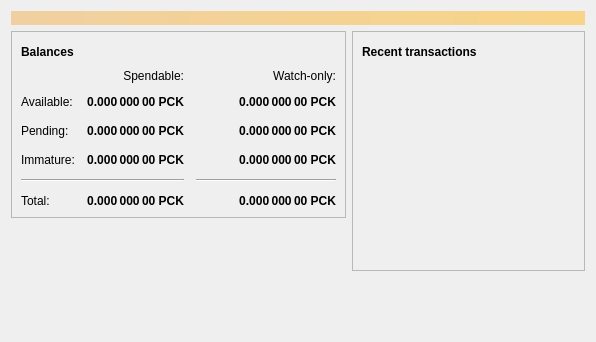
<?xml version="1.0" encoding="UTF-8"?>
<ui version="4.0">
 <class>OverviewPage</class>
 <widget class="QWidget" name="OverviewPage">
  <property name="geometry">
   <rect>
    <x>0</x>
    <y>0</y>
    <width>596</width>
    <height>342</height>
   </rect>
  </property>
  <property name="windowTitle">
   <string>Form</string>
  </property>
  <layout class="QVBoxLayout" name="topLayout">
   <item>
    <widget class="QLabel" name="labelAlerts">
     <property name="visible">
      <bool>false</bool>
     </property>
     <property name="styleSheet">
      <string notr="true">QLabel { background-color: qlineargradient(x1: 0, y1: 0, x2: 1, y2: 0, stop:0 #F0D0A0, stop:1 #F8D488); color:#000000; }</string>
     </property>
     <property name="wordWrap">
      <bool>true</bool>
     </property>
     <property name="margin">
      <number>3</number>
     </property>
     <property name="textInteractionFlags">
      <set>Qt::TextSelectableByMouse</set>
     </property>
    </widget>
   </item>
   <item>
    <layout class="QHBoxLayout" name="horizontalLayout" stretch="1,1">
     <item>
      <layout class="QVBoxLayout" name="verticalLayout_2">
       <item>
        <widget class="QFrame" name="frame">
         <property name="frameShape">
          <enum>QFrame::StyledPanel</enum>
         </property>
         <property name="frameShadow">
          <enum>QFrame::Raised</enum>
         </property>
         <layout class="QVBoxLayout" name="verticalLayout_4">
          <item>
           <layout class="QHBoxLayout" name="horizontalLayout_4">
            <item>
             <widget class="QLabel" name="label_5">
              <property name="font">
               <font>
                <weight>75</weight>
                <bold>true</bold>
               </font>
              </property>
              <property name="text">
               <string>Balances</string>
              </property>
             </widget>
            </item>
            <item>
             <widget class="QPushButton" name="labelWalletStatus">
              <property name="enabled">
               <bool>true</bool>
              </property>
              <property name="maximumSize">
               <size>
                <width>30</width>
                <height>16777215</height>
               </size>
              </property>
              <property name="toolTip">
               <string>The displayed information may be out of date. Your wallet automatically synchronizes with the PickleProtocol network after a connection is established, but this process has not completed yet.</string>
              </property>
              <property name="text">
               <string/>
              </property>
              <property name="icon">
               <iconset resource="../bitcoin.qrc">
                <normaloff>:/icons/warning</normaloff>
                <disabledoff>:/icons/warning</disabledoff>:/icons/warning</iconset>
              </property>
              <property name="iconSize">
               <size>
                <width>24</width>
                <height>24</height>
               </size>
              </property>
              <property name="flat">
               <bool>true</bool>
              </property>
             </widget>
            </item>
            <item>
             <spacer name="horizontalSpacer_3">
              <property name="orientation">
               <enum>Qt::Horizontal</enum>
              </property>
              <property name="sizeHint" stdset="0">
               <size>
                <width>40</width>
                <height>20</height>
               </size>
              </property>
             </spacer>
            </item>
           </layout>
          </item>
          <item>
           <layout class="QGridLayout" name="gridLayout">
            <property name="spacing">
             <number>12</number>
            </property>
            <item row="2" column="2">
             <widget class="QLabel" name="labelWatchPending">
              <property name="font">
               <font>
                <weight>75</weight>
                <bold>true</bold>
               </font>
              </property>
              <property name="cursor">
               <cursorShape>IBeamCursor</cursorShape>
              </property>
              <property name="toolTip">
               <string>Unconfirmed transactions to watch-only addresses</string>
              </property>
              <property name="text">
               <string notr="true">0.000 000 00 PCK</string>
              </property>
              <property name="alignment">
               <set>Qt::AlignRight|Qt::AlignTrailing|Qt::AlignVCenter</set>
              </property>
              <property name="textInteractionFlags">
               <set>Qt::LinksAccessibleByMouse|Qt::TextSelectableByKeyboard|Qt::TextSelectableByMouse</set>
              </property>
             </widget>
            </item>
            <item row="2" column="1">
             <widget class="QLabel" name="labelUnconfirmed">
              <property name="font">
               <font>
                <weight>75</weight>
                <bold>true</bold>
               </font>
              </property>
              <property name="cursor">
               <cursorShape>IBeamCursor</cursorShape>
              </property>
              <property name="toolTip">
               <string>Total of transactions that have yet to be confirmed, and do not yet count toward the spendable balance</string>
              </property>
              <property name="text">
               <string notr="true">0.000 000 00 PCK</string>
              </property>
              <property name="alignment">
               <set>Qt::AlignRight|Qt::AlignTrailing|Qt::AlignVCenter</set>
              </property>
              <property name="textInteractionFlags">
               <set>Qt::LinksAccessibleByMouse|Qt::TextSelectableByKeyboard|Qt::TextSelectableByMouse</set>
              </property>
             </widget>
            </item>
            <item row="3" column="2">
             <widget class="QLabel" name="labelWatchImmature">
              <property name="font">
               <font>
                <weight>75</weight>
                <bold>true</bold>
               </font>
              </property>
              <property name="cursor">
               <cursorShape>IBeamCursor</cursorShape>
              </property>
              <property name="toolTip">
               <string>Mined balance in watch-only addresses that has not yet matured</string>
              </property>
              <property name="text">
               <string notr="true">0.000 000 00 PCK</string>
              </property>
              <property name="alignment">
               <set>Qt::AlignRight|Qt::AlignTrailing|Qt::AlignVCenter</set>
              </property>
              <property name="textInteractionFlags">
               <set>Qt::LinksAccessibleByMouse|Qt::TextSelectableByKeyboard|Qt::TextSelectableByMouse</set>
              </property>
             </widget>
            </item>
            <item row="4" column="0" colspan="2">
             <widget class="Line" name="line">
              <property name="orientation">
               <enum>Qt::Horizontal</enum>
              </property>
             </widget>
            </item>
            <item row="4" column="2">
             <widget class="Line" name="lineWatchBalance">
              <property name="sizePolicy">
               <sizepolicy hsizetype="Preferred" vsizetype="Fixed">
                <horstretch>0</horstretch>
                <verstretch>0</verstretch>
               </sizepolicy>
              </property>
              <property name="minimumSize">
               <size>
                <width>140</width>
                <height>0</height>
               </size>
              </property>
              <property name="orientation">
               <enum>Qt::Horizontal</enum>
              </property>
             </widget>
            </item>
            <item row="5" column="0">
             <widget class="QLabel" name="labelTotalText">
              <property name="text">
               <string>Total:</string>
              </property>
             </widget>
            </item>
            <item row="3" column="1">
             <widget class="QLabel" name="labelImmature">
              <property name="font">
               <font>
                <weight>75</weight>
                <bold>true</bold>
               </font>
              </property>
              <property name="cursor">
               <cursorShape>IBeamCursor</cursorShape>
              </property>
              <property name="toolTip">
               <string>Mined balance that has not yet matured</string>
              </property>
              <property name="text">
               <string notr="true">0.000 000 00 PCK</string>
              </property>
              <property name="alignment">
               <set>Qt::AlignRight|Qt::AlignTrailing|Qt::AlignVCenter</set>
              </property>
              <property name="textInteractionFlags">
               <set>Qt::LinksAccessibleByMouse|Qt::TextSelectableByKeyboard|Qt::TextSelectableByMouse</set>
              </property>
             </widget>
            </item>
            <item row="2" column="3">
             <spacer name="horizontalSpacer_2">
              <property name="orientation">
               <enum>Qt::Horizontal</enum>
              </property>
              <property name="sizeHint" stdset="0">
               <size>
                <width>40</width>
                <height>20</height>
               </size>
              </property>
             </spacer>
            </item>
            <item row="3" column="0">
             <widget class="QLabel" name="labelImmatureText">
              <property name="text">
               <string>Immature:</string>
              </property>
             </widget>
            </item>
            <item row="5" column="1">
             <widget class="QLabel" name="labelTotal">
              <property name="font">
               <font>
                <weight>75</weight>
                <bold>true</bold>
               </font>
              </property>
              <property name="cursor">
               <cursorShape>IBeamCursor</cursorShape>
              </property>
              <property name="toolTip">
               <string>Your current total balance</string>
              </property>
              <property name="text">
               <string notr="true">0.000 000 00 PCK</string>
              </property>
              <property name="alignment">
               <set>Qt::AlignRight|Qt::AlignTrailing|Qt::AlignVCenter</set>
              </property>
              <property name="textInteractionFlags">
               <set>Qt::LinksAccessibleByMouse|Qt::TextSelectableByKeyboard|Qt::TextSelectableByMouse</set>
              </property>
             </widget>
            </item>
            <item row="5" column="2">
             <widget class="QLabel" name="labelWatchTotal">
              <property name="font">
               <font>
                <weight>75</weight>
                <bold>true</bold>
               </font>
              </property>
              <property name="cursor">
               <cursorShape>IBeamCursor</cursorShape>
              </property>
              <property name="toolTip">
               <string>Current total balance in watch-only addresses</string>
              </property>
              <property name="text">
               <string notr="true">0.000 000 00 PCK</string>
              </property>
              <property name="alignment">
               <set>Qt::AlignRight|Qt::AlignTrailing|Qt::AlignVCenter</set>
              </property>
              <property name="textInteractionFlags">
               <set>Qt::LinksAccessibleByMouse|Qt::TextSelectableByKeyboard|Qt::TextSelectableByMouse</set>
              </property>
             </widget>
            </item>
            <item row="0" column="2">
             <widget class="QLabel" name="labelWatchonly">
              <property name="text">
               <string>Watch-only:</string>
              </property>
              <property name="alignment">
               <set>Qt::AlignRight|Qt::AlignTrailing|Qt::AlignVCenter</set>
              </property>
             </widget>
            </item>
            <item row="1" column="0">
             <widget class="QLabel" name="labelBalanceText">
              <property name="text">
               <string>Available:</string>
              </property>
             </widget>
            </item>
            <item row="1" column="1">
             <widget class="QLabel" name="labelBalance">
              <property name="font">
               <font>
                <weight>75</weight>
                <bold>true</bold>
               </font>
              </property>
              <property name="cursor">
               <cursorShape>IBeamCursor</cursorShape>
              </property>
              <property name="toolTip">
               <string>Your current spendable balance</string>
              </property>
              <property name="text">
               <string notr="true">0.000 000 00 PCK</string>
              </property>
              <property name="alignment">
               <set>Qt::AlignRight|Qt::AlignTrailing|Qt::AlignVCenter</set>
              </property>
              <property name="textInteractionFlags">
               <set>Qt::LinksAccessibleByMouse|Qt::TextSelectableByKeyboard|Qt::TextSelectableByMouse</set>
              </property>
             </widget>
            </item>
            <item row="1" column="2">
             <widget class="QLabel" name="labelWatchAvailable">
              <property name="font">
               <font>
                <weight>75</weight>
                <bold>true</bold>
               </font>
              </property>
              <property name="cursor">
               <cursorShape>IBeamCursor</cursorShape>
              </property>
              <property name="toolTip">
               <string>Your current balance in watch-only addresses</string>
              </property>
              <property name="text">
               <string notr="true">0.000 000 00 PCK</string>
              </property>
              <property name="alignment">
               <set>Qt::AlignRight|Qt::AlignTrailing|Qt::AlignVCenter</set>
              </property>
              <property name="textInteractionFlags">
               <set>Qt::LinksAccessibleByMouse|Qt::TextSelectableByKeyboard|Qt::TextSelectableByMouse</set>
              </property>
             </widget>
            </item>
            <item row="2" column="0">
             <widget class="QLabel" name="labelPendingText">
              <property name="text">
               <string>Pending:</string>
              </property>
             </widget>
            </item>
            <item row="0" column="1">
             <widget class="QLabel" name="labelSpendable">
              <property name="text">
               <string>Spendable:</string>
              </property>
              <property name="alignment">
               <set>Qt::AlignRight|Qt::AlignTrailing|Qt::AlignVCenter</set>
              </property>
             </widget>
            </item>
           </layout>
          </item>
         </layout>
        </widget>
       </item>
       <item>
        <spacer name="verticalSpacer">
         <property name="orientation">
          <enum>Qt::Vertical</enum>
         </property>
         <property name="sizeHint" stdset="0">
          <size>
           <width>20</width>
           <height>40</height>
          </size>
         </property>
        </spacer>
       </item>
      </layout>
     </item>
     <item>
      <layout class="QVBoxLayout" name="verticalLayout_3">
       <item>
        <widget class="QFrame" name="frame_2">
         <property name="frameShape">
          <enum>QFrame::StyledPanel</enum>
         </property>
         <property name="frameShadow">
          <enum>QFrame::Raised</enum>
         </property>
         <layout class="QVBoxLayout" name="verticalLayout">
          <item>
           <layout class="QHBoxLayout" name="horizontalLayout_2">
            <item>
             <widget class="QLabel" name="label_4">
              <property name="font">
               <font>
                <weight>75</weight>
                <bold>true</bold>
               </font>
              </property>
              <property name="text">
               <string>Recent transactions</string>
              </property>
             </widget>
            </item>
            <item>
             <widget class="QPushButton" name="labelTransactionsStatus">
              <property name="enabled">
               <bool>true</bool>
              </property>
              <property name="maximumSize">
               <size>
                <width>30</width>
                <height>16777215</height>
               </size>
              </property>
              <property name="toolTip">
               <string>The displayed information may be out of date. Your wallet automatically synchronizes with the PickleProtocol network after a connection is established, but this process has not completed yet.</string>
              </property>
              <property name="text">
               <string/>
              </property>
              <property name="icon">
               <iconset resource="../bitcoin.qrc">
                <normaloff>:/icons/warning</normaloff>
                <disabledoff>:/icons/warning</disabledoff>:/icons/warning</iconset>
              </property>
              <property name="iconSize">
               <size>
                <width>24</width>
                <height>24</height>
               </size>
              </property>
              <property name="flat">
               <bool>true</bool>
              </property>
             </widget>
            </item>
            <item>
             <spacer name="horizontalSpacer">
              <property name="orientation">
               <enum>Qt::Horizontal</enum>
              </property>
              <property name="sizeHint" stdset="0">
               <size>
                <width>40</width>
                <height>20</height>
               </size>
              </property>
             </spacer>
            </item>
           </layout>
          </item>
          <item>
           <widget class="QListView" name="listTransactions">
            <property name="styleSheet">
             <string notr="true">QListView { background: transparent; }</string>
            </property>
            <property name="frameShape">
             <enum>QFrame::NoFrame</enum>
            </property>
            <property name="verticalScrollBarPolicy">
             <enum>Qt::ScrollBarAlwaysOff</enum>
            </property>
            <property name="horizontalScrollBarPolicy">
             <enum>Qt::ScrollBarAlwaysOff</enum>
            </property>
            <property name="selectionMode">
             <enum>QAbstractItemView::NoSelection</enum>
            </property>
           </widget>
          </item>
         </layout>
        </widget>
       </item>
       <item>
        <spacer name="verticalSpacer_2">
         <property name="orientation">
          <enum>Qt::Vertical</enum>
         </property>
         <property name="sizeHint" stdset="0">
          <size>
           <width>20</width>
           <height>40</height>
          </size>
         </property>
        </spacer>
       </item>
      </layout>
     </item>
    </layout>
   </item>
  </layout>
 </widget>
 <resources/>
 <connections/>
</ui>
